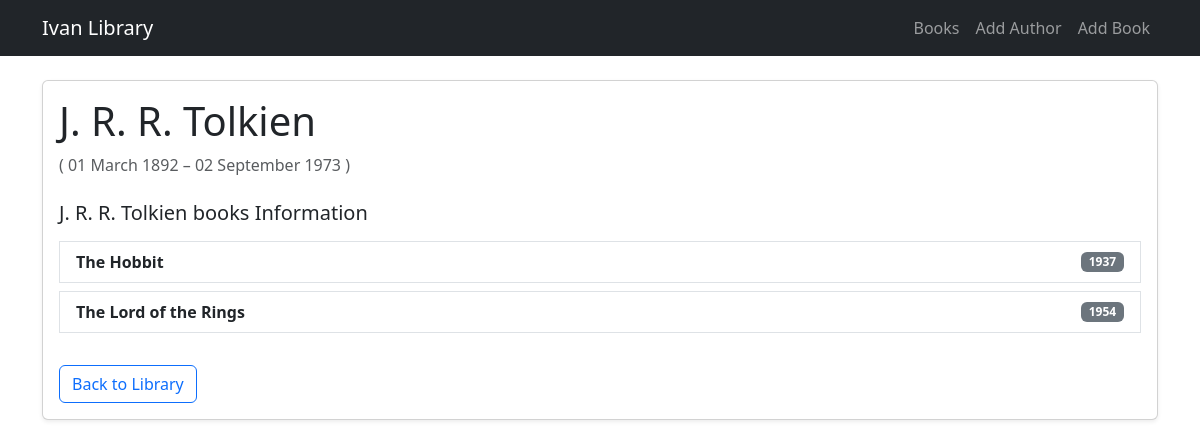
Screenshot of /author/3 with the database file from the repository.
### data_models.py (models this page shows, shortened)
class Author(db.Model):
    __tablename__ = "authors"
    id = db.Column(db.Integer, primary_key=True, autoincrement=True)
    name = db.Column(db.String, nullable=False)
    birth_date = db.Column(db.Date, nullable=False)
    date_of_death = db.Column(db.Date, nullable=True)

class Book(db.Model):
    __tablename__ = "books"
    id = db.Column(db.Integer, primary_key=True, autoincrement=True)
    isbn = db.Column(db.String, nullable=False)
    title = db.Column(db.String, nullable=False)
    publication_year = db.Column(db.Integer, nullable=False)
    author_id = db.Column(
        db.Integer,
        db.ForeignKey("authors.id"),
        nullable=False
    )
    author = db.relationship("Author", backref="books")

### app.py (the view)
@app.route("/author/<int:author_id>")
def get_author(author_id):
    author = db.session.execute(
        db.select(Author).where(Author.id == author_id)
    ).scalar_one_or_none()
    return render_template(
        "author_detail.html", author=author
    )

### templates/author_detail.html (shortened to what this page needs)
{% extends "base.html" %}
{% block content %}
<main class="author-detail">
    <article class="card shadow-sm">
        <div class="card-body">
            <header class="mb-4">
                <h1 class="card-title">{{ author.name }}</h1>
                <p class="text-muted mb-0">
                    ( {{ author.birth_date.strftime('%d %B %Y') }} –
                    {% if author.date_of_death %}
                        {{ author.date_of_death.strftime('%d %B %Y') }}
                    {% else %}
                        present
                    {% endif %})
                </p>
            </header>
            <section aria-labelledby="author-information">
                <h2 id="author-information" class="h5 mb-3">
                    {{ author.name }} books Information
                </h2>
                <ul class="list-group list-unstyled">
                    {% for book in author.books %}
                    <li class="mb-2">
                        <a href="{{ url_for('get_book', book_id=book.id) }}"
                           class="list-group-item list-group-item-action">
                            <div class="d-flex justify-content-between align-items-center">
                                <span class="fw-semibold">{{ book.title }}</span>
                                <span class="badge text-bg-secondary">
                                    {{ book.publication_year }}
                                </span>
                            </div>
                        </a>
                    </li>
                    {% else %}
                        <li class="text-muted">
                            No books by this author in the library.
                        </li>
                    {% endfor %}
                </ul>
            </section>
            <footer class="mt-4">
                <a href="{{ url_for('home') }}"
                   class="btn btn-outline-primary">
                    Back to Library
                </a>
            </footer>
        </div>
    </article>
</main>
{% endblock %}

### rows the page displays
Author: name "J. R. R. Tolkien", birth_date "01 March 1892", date_of_death "02 September 1973"
Book: title "The Hobbit", publication_year "1937"
Book: title "The Lord of the Rings", publication_year "1954"
